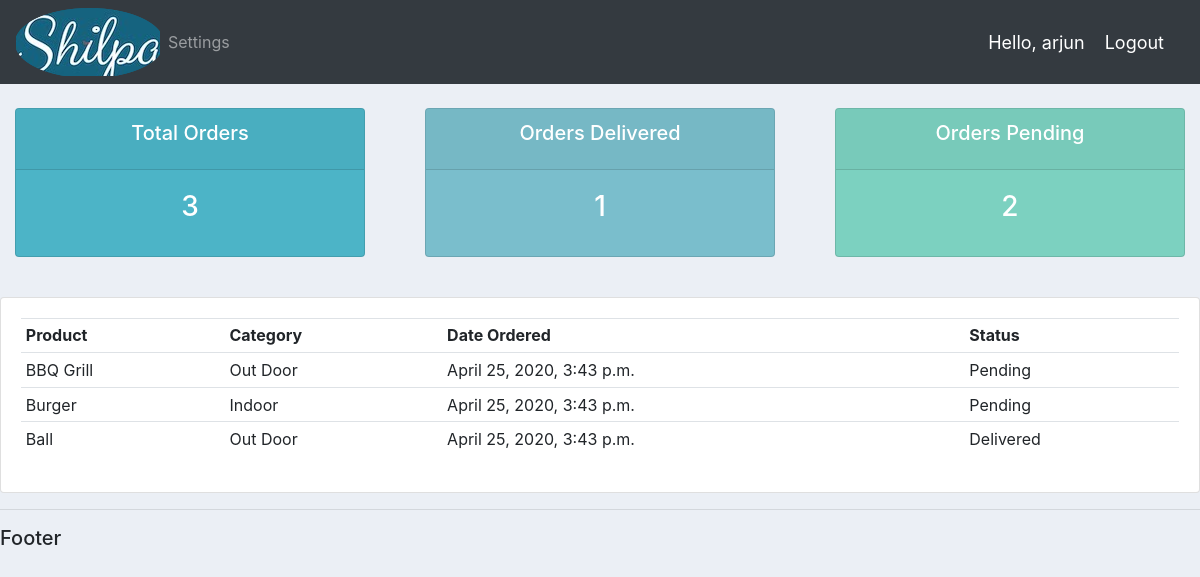
The page /user/ (signed in) on the database its author committed.
### accounts/models.py (models this page shows)
class Order(models.Model):
    STATUS = (
            ('Pending', 'Pending'),
            ('Out for delivery', 'Out for delivery'),
            ('Delivered', 'Delivered'),
            )
    customer = models.ForeignKey(Customer, null=True, on_delete= models.SET_NULL)
    product = models.ForeignKey(Product, null=True, on_delete= models.SET_NULL)
    date_created = models.DateTimeField(auto_now_add=True, null=True)
    status = models.CharField(max_length=200, null=True, choices=STATUS)
    def __str__(self):
        return self.product.name

class Product(models.Model):
    CATEGORY = (
            ('Indoor', 'Indoor'),
            ('Out Door', 'Out Door'),
            )
    name = models.CharField(max_length=200, null=True)
    price = models.FloatField(null=True)
    category = models.CharField(max_length=200, null=True, choices=CATEGORY)
    description = models.CharField(max_length=200, null=True)
    date_created = models.DateTimeField(auto_now_add=True, null=True)
    tags = models.ManyToManyField(Tag)
    def __str__(self):
        return self.name

### accounts/decorators.py (the view)
        def wrapper_func(request, *args, **kwargs):
            group = None
            if request.user.groups.exists():
                group = request.user.groups.all()[0].name
            if group in allowed_roles:
                return view_func(request, *args, **kwargs)
            else:
                return HttpResponse('you are not authorized to view this page')

### accounts/views.py (called while the page is built)
@login_required(login_url='login')
@allowed_users(allowed_roles=['customer'])
def userPage(request):
    orders = request.user.customer.order_set.all()
    total_orders = orders.count()
    delivered = orders.filter(status='Delivered').count()
    pending = orders.filter(status='Pending').count()
    print('ORDERS',orders)
    context = {'orders':orders, 'total_orders':total_orders, 'delivered':delivered, 'pending':pending}
    return render(request,'accounts/user.html',context)

### accounts/templates/accounts/user.html
{% extends 'accounts/main.html' %}
{% block content %}
{% include 'accounts/status.html' %}
<br>
<div class="row">
  <div class="col-md">
    <div class="card card-body">
      <table class="table table-sm">
        <tr>
          <th>Product</th>
          <th>Category</th>
          <th>Date Ordered</th>
          <th>Status</th>
        </tr>
            {% for order in orders %}
            <tr>
              <td>{{order.product}}</td>
              <td>{{order.product.category}}</td>
              <td>{{order.date_created}}</td>
              <td>{{order.status}}</td>
            </tr>
            {% endfor %}
      </table>
    </div>
  </div>
</div>
{% endblock %}

### accounts/templates/accounts/main.html (shortened to what this page needs)
<!DOCTYPE html>
{% load static %}
<html lang="en" dir="ltr">
  <head>
    <link rel="stylesheet" href="https://stackpath.bootstrapcdn.com/bootstrap/4.4.1/css/bootstrap.min.css">
    <link rel="stylesheet" type="text/css" href="{% static '/css/main.css'%}">
  </head>
  <body>
       {% include 'accounts/navbar.html'%}
       {% block content %}
       {% endblock %}
       <hr>
       <h5>Footer</h5>
  </body>
</html>

### accounts/templates/accounts/navbar.html (shortened to what this page needs)
{% load static %}
<nav class="navbar navbar-expand-lg navbar-dark bg-dark">
  <img src="{% static 'images/logo.png' %}">
  <div class="collapse navbar-collapse" id="navbarNav">
    <ul class="navbar-nav">
      {% if request.user.is_staff %}
      <li class="nav-item active">
        <a class="nav-link" href="{% url 'home' %}">Dashboard</a>
      </li>
      <li class="nav-item">
        <a class="nav-link" href="{% url 'products' %}">Products</a>
      </li>
      {% else %}
      <li class="nav-item">
        <a class="nav-link" href="{% url 'account' %}">Settings</a>
      </li>
      {% endif %}
    </ul>
  </div>
  <span class="hello">Hello, {{request.user}}</span>
  <span><a class="hello" href="{% url 'logout' %}">Logout</a></span>
</nav>

### accounts/templates/accounts/status.html
<br>
<div class="row">
  <div class="col">
    <div class="col-md">
      <div class="card text-center text-white mb-3" id="total-orders">
        <div class="card-header">
          <h5 class="card-title">Total Orders</h5>
        </div>
        <div class="card-body">
          <h3 class="card-title">{{total_orders}}</h3>
        </div>
      </div>
    </div>
  </div>
  <div class="col">
    <div class="col-md">
      <div class="card text-center text-white mb-3" id="orders-delivered">
        <div class="card-header">
          <h5 class="card-title">Orders Delivered</h5>
        </div>
        <div class="card-body">
          <h3 class="card-title">{{delivered}}</h3>
        </div>
      </div>
    </div>
  </div>
  <div class="col">
    <div class="col-md">
      <div class="card text-center text-white mb-3" id="orders-pending">
        <div class="card-header">
          <h5 class="card-title">Orders Pending</h5>
        </div>
        <div class="card-body">
          <h3 class="card-title">{{pending}}</h3>
        </div>
      </div>
    </div>
  </div>
</div>

### static/css/main.css (style rules this page uses)
body { background-color: #ebeff5; }
#total-orders { background-color: #4cb4c7; }
#orders-delivered { background-color: #7abecc; }
#orders-pending { background-color: #7CD1C0; }

### accounts/templates/accounts/navbar.html (style rules this page uses)
.hello { font-size: 18px; color: #fff; margin-right: 20px; }

### rows shown on the page
Order: product "BBQ Grill", product.category "Out Door", date_created "April 25, 2020, 3:43 p.m.", status "Pending"
Order: product "Burger", product.category "Indoor", date_created "April 25, 2020, 3:43 p.m.", status "Pending"
Order: product "Ball", product.category "Out Door", date_created "April 25, 2020, 3:43 p.m.", status "Delivered"

### other values the page prints
{{ request.user }} "arjun"
{{ total_orders }} "3"
{{ delivered }} "1"
{{ pending }} "2"
